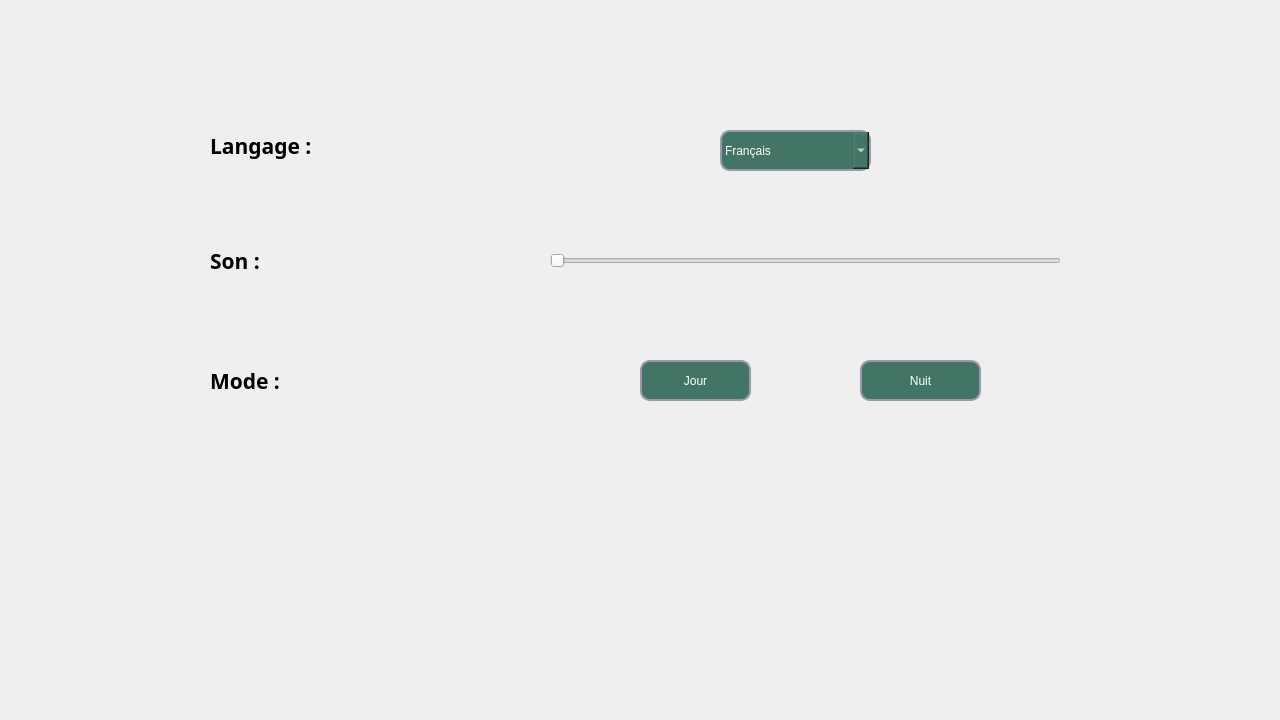
<?xml version="1.0" encoding="UTF-8"?>
<ui version="4.0">
 <class>reglage</class>
 <widget class="QDialog" name="reglage">
  <property name="geometry">
   <rect>
    <x>0</x>
    <y>0</y>
    <width>1280</width>
    <height>720</height>
   </rect>
  </property>
  <property name="windowTitle">
   <string>Dialog</string>
  </property>
  <widget class="QStackedWidget" name="stackedWidget">
   <property name="geometry">
    <rect>
     <x>0</x>
     <y>0</y>
     <width>1280</width>
     <height>720</height>
    </rect>
   </property>
   <property name="font">
    <font>
     <weight>75</weight>
     <bold>true</bold>
    </font>
   </property>
   <widget class="QWidget" name="page">
    <widget class="QLabel" name="label">
     <property name="geometry">
      <rect>
       <x>210</x>
       <y>350</y>
       <width>81</width>
       <height>61</height>
      </rect>
     </property>
     <property name="font">
      <font>
       <family>Segoe UI Black</family>
       <pointsize>16</pointsize>
       <weight>75</weight>
       <bold>true</bold>
      </font>
     </property>
     <property name="styleSheet">
      <string notr="true">QLabel
{
qproperty-alignment:AlignCenter;}</string>
     </property>
     <property name="text">
      <string>Mode :</string>
     </property>
    </widget>
    <widget class="QLabel" name="label_2">
     <property name="geometry">
      <rect>
       <x>210</x>
       <y>230</y>
       <width>61</width>
       <height>61</height>
      </rect>
     </property>
     <property name="font">
      <font>
       <family>Segoe UI Black</family>
       <pointsize>16</pointsize>
       <weight>75</weight>
       <bold>true</bold>
      </font>
     </property>
     <property name="styleSheet">
      <string notr="true">QLabel
{
qproperty-alignment:AlignCenter;}</string>
     </property>
     <property name="text">
      <string>Son :</string>
     </property>
    </widget>
    <widget class="QLabel" name="label_3">
     <property name="geometry">
      <rect>
       <x>210</x>
       <y>90</y>
       <width>101</width>
       <height>111</height>
      </rect>
     </property>
     <property name="font">
      <font>
       <family>Segoe UI Black</family>
       <pointsize>16</pointsize>
       <weight>75</weight>
       <bold>true</bold>
      </font>
     </property>
     <property name="styleSheet">
      <string notr="true">QLabel
{
qproperty-alignment:AlignCenter;

}</string>
     </property>
     <property name="text">
      <string>Langage :</string>
     </property>
    </widget>
    <widget class="QSlider" name="horizontalSlider">
     <property name="geometry">
      <rect>
       <x>550</x>
       <y>240</y>
       <width>511</width>
       <height>41</height>
      </rect>
     </property>
     <property name="styleSheet">
      <string notr="true"/>
     </property>
     <property name="orientation">
      <enum>Qt::Horizontal</enum>
     </property>
    </widget>
    <widget class="QComboBox" name="comboBox">
     <property name="geometry">
      <rect>
       <x>720</x>
       <y>130</y>
       <width>151</width>
       <height>41</height>
      </rect>
     </property>
     <property name="styleSheet">
      <string notr="true">QComboBox{
 background-color: rgb(66, 117, 102);
border-radius:10px;
border-style:solid;
border-width:2px;
border-color:#9999aa;
color:white;
}
</string>
     </property>
     <item>
      <property name="text">
       <string>Français</string>
      </property>
     </item>
     <item>
      <property name="text">
       <string>Anglais</string>
      </property>
     </item>
    </widget>
    <widget class="QPushButton" name="pushButton">
     <property name="geometry">
      <rect>
       <x>640</x>
       <y>360</y>
       <width>111</width>
       <height>41</height>
      </rect>
     </property>
     <property name="styleSheet">
      <string notr="true">QPushButton{
 background-color: rgb(66, 117, 102);
border-radius:10px;
border-style:solid;
border-width:2px;
border-color:#9999aa;
color:white;
}
QPushButton:enabled{
 background-color: rgb(66, 117, 102);
color:white;
}

QPushButton:pressed{
 background-color: qlineargradient(spread:pad, x1:0.5, y1:0.0342727, x2:0.5, y2:1, stop:0 rgba(0, 255, 255, 255), stop:1 rgba(255, 255, 255, 255));
color:#fffffe;
}

QPushButton:hover:!pressed{
 background-color:   rgb(221,222,217);
color:#0c2f70;
}

QPushButton:disabled{
background-color:rgb(66, 117, 102);
color:#ffffff;
}</string>
     </property>
     <property name="text">
      <string>Jour</string>
     </property>
    </widget>
    <widget class="QPushButton" name="pushButton_2">
     <property name="geometry">
      <rect>
       <x>860</x>
       <y>360</y>
       <width>121</width>
       <height>41</height>
      </rect>
     </property>
     <property name="styleSheet">
      <string notr="true">QPushButton{
 background-color: rgb(66, 117, 102);
border-radius:10px;
border-style:solid;
border-width:2px;
border-color:#9999aa;
color:white;
}
QPushButton:enabled{
 background-color: rgb(66, 117, 102);
color:white;
}

QPushButton:pressed{
 background-color: qlineargradient(spread:pad, x1:0.5, y1:0.0342727, x2:0.5, y2:1, stop:0 rgba(0, 255, 255, 255), stop:1 rgba(255, 255, 255, 255));
color:#fffffe;
}

QPushButton:hover:!pressed{
 background-color: rgb(221,222,217);
color:#0c2f70;
}

QPushButton:disabled{
background-color:rgb(66, 117, 102);
color:#ffffff;
}</string>
     </property>
     <property name="text">
      <string>Nuit</string>
     </property>
    </widget>
    <widget class="QLabel" name="label_7">
     <property name="geometry">
      <rect>
       <x>0</x>
       <y>0</y>
       <width>1280</width>
       <height>720</height>
      </rect>
     </property>
     <property name="text">
      <string/>
     </property>
     <property name="pixmap">
      <pixmap>../../2eme/2 semaistre/projet/logoapp/photo2.jpg</pixmap>
     </property>
     <property name="scaledContents">
      <bool>true</bool>
     </property>
    </widget>
    <widget class="QLabel" name="label_4">
     <property name="geometry">
      <rect>
       <x>90</x>
       <y>110</y>
       <width>71</width>
       <height>61</height>
      </rect>
     </property>
     <property name="text">
      <string/>
     </property>
     <property name="pixmap">
      <pixmap resource="../resources/iconn.qrc">:/icons/1.png</pixmap>
     </property>
     <property name="scaledContents">
      <bool>true</bool>
     </property>
    </widget>
    <widget class="QLabel" name="label_5">
     <property name="geometry">
      <rect>
       <x>90</x>
       <y>230</y>
       <width>71</width>
       <height>61</height>
      </rect>
     </property>
     <property name="text">
      <string/>
     </property>
     <property name="pixmap">
      <pixmap resource="../resources/iconn.qrc">:/icons/2.png</pixmap>
     </property>
     <property name="scaledContents">
      <bool>true</bool>
     </property>
    </widget>
    <widget class="QLabel" name="label_6">
     <property name="geometry">
      <rect>
       <x>90</x>
       <y>350</y>
       <width>71</width>
       <height>61</height>
      </rect>
     </property>
     <property name="text">
      <string/>
     </property>
     <property name="pixmap">
      <pixmap resource="../resources/iconn.qrc">:/icons/3.png</pixmap>
     </property>
     <property name="scaledContents">
      <bool>true</bool>
     </property>
    </widget>
    <zorder>label_7</zorder>
    <zorder>label</zorder>
    <zorder>label_2</zorder>
    <zorder>label_3</zorder>
    <zorder>horizontalSlider</zorder>
    <zorder>comboBox</zorder>
    <zorder>pushButton</zorder>
    <zorder>pushButton_2</zorder>
    <zorder>label_4</zorder>
    <zorder>label_5</zorder>
    <zorder>label_6</zorder>
   </widget>
   <widget class="QWidget" name="page_2"/>
  </widget>
 </widget>
 <resources>
  <include location="iconn.qrc"/>
 </resources>
 <connections/>
</ui>
